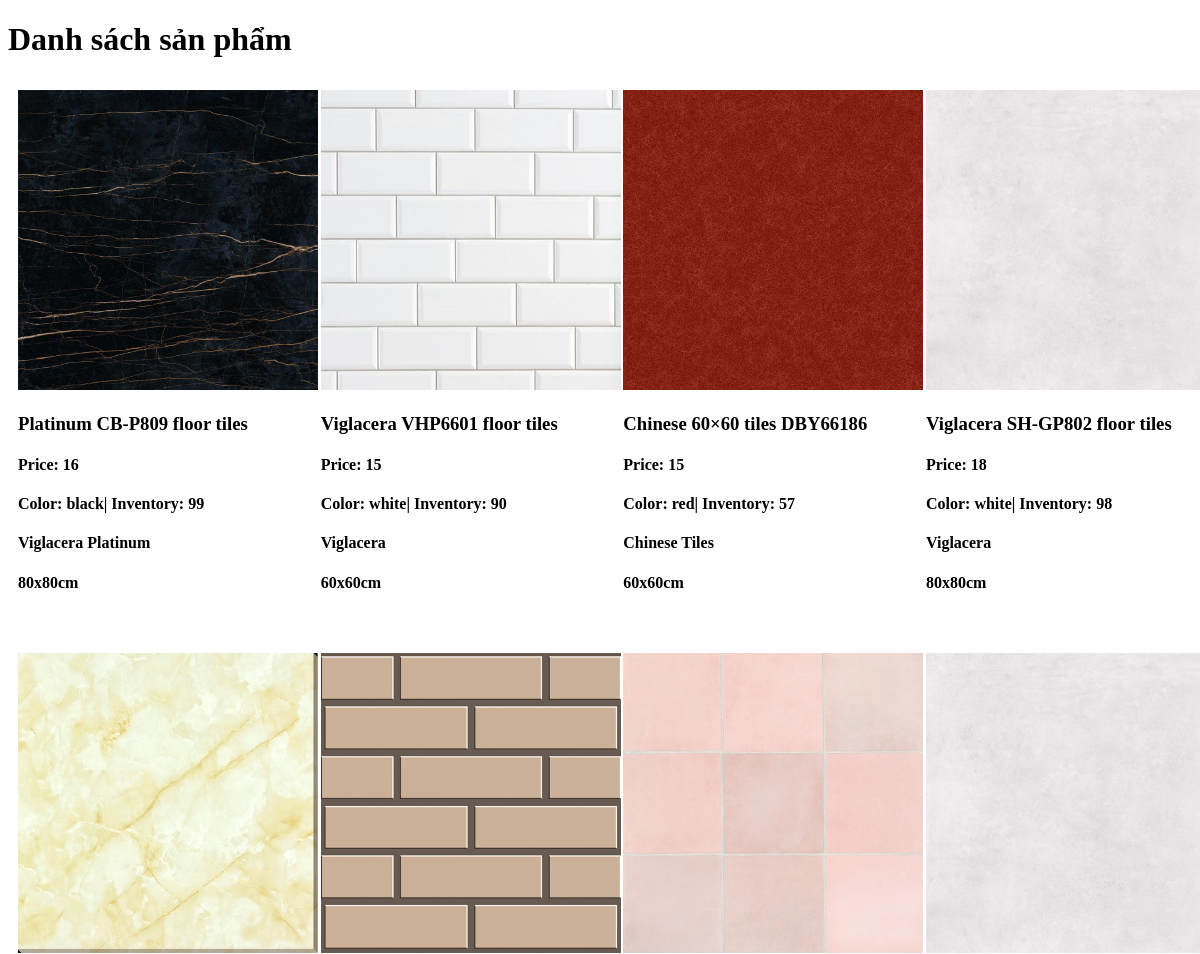
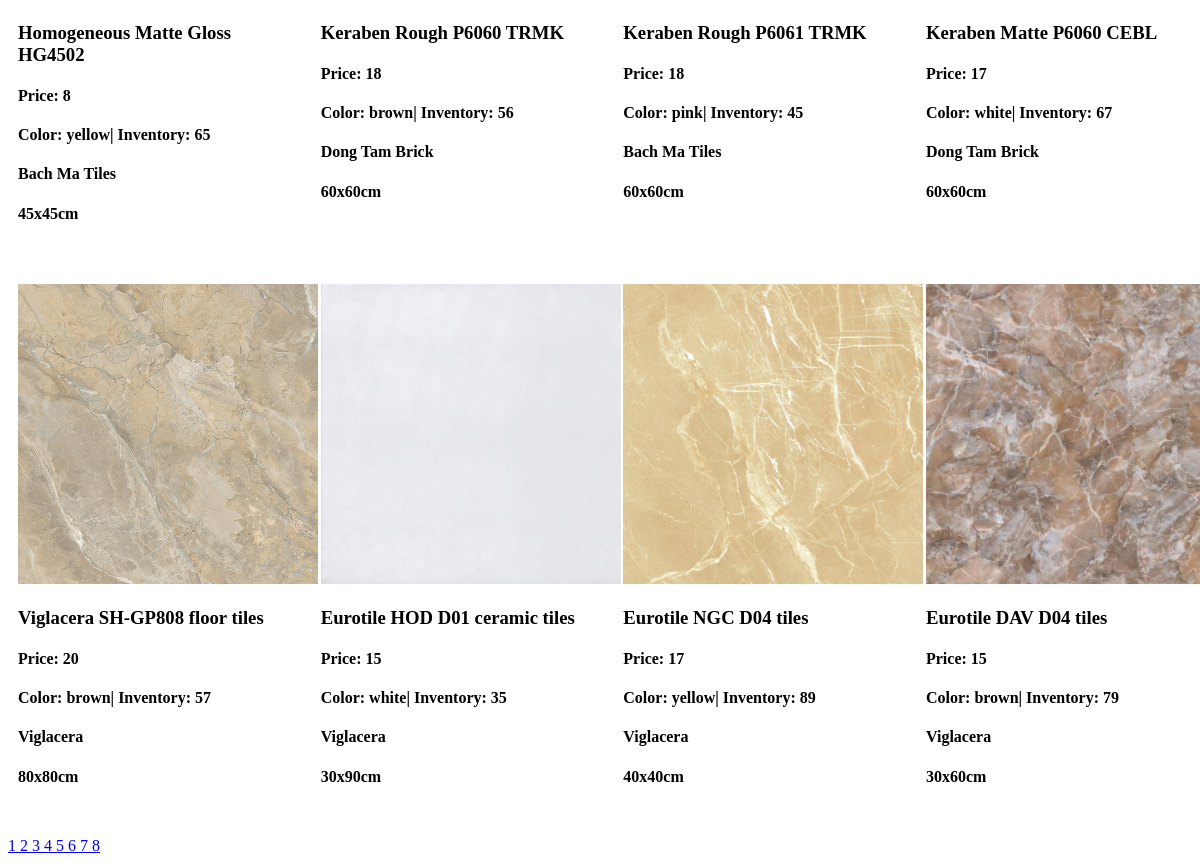
Screenshot of /SRC/view/home.php with the database file from the repository (2 pictures, top to bottom).
### tables this page shows
CREATE TABLE `products` (
  `product_id` int NOT NULL AUTO_INCREMENT,
  `image` varchar(100) NOT NULL,
  `product_name` varchar(50) NOT NULL,
  `price` decimal(10,0) NOT NULL,
  `color` varchar(30) NOT NULL,
  `inventory` decimal(10,0) NOT NULL,
  `category_id` int NOT NULL,
  `brand` varchar(30) NOT NULL,
  `size` varchar(20) NOT NULL,
  `description` text NOT NULL,
  `created_date` date DEFAULT (curdate()),
  PRIMARY KEY (`product_id`)
);

### SRC/view/home.php (the view, shortened to what this page needs)
<!DOCTYPE html>
<html lang="en">
<head>
</head>
<body>
    <h1>Danh sách sản phẩm</h1>
    <?php
    include("../Model/database.php");
    $item_per_page = 12 ;
    $select_product = "select count(*) as total from products ;" ;
    $result_total = $connect->query($select_product) ;
    if($result_total->num_rows > 0 ){
        $row = $result_total->fetch_assoc();
        $total_product = $row['total'] ;
    }
    $total_page = ceil($total_product / $item_per_page) ;
    $current_page = (isset($_GET['page'])) ? $_GET['page'] : 1 ;
    $current_page = max(1,min($current_page,$total_page));
    $start = ($current_page - 1 ) * $item_per_page + 1 ;
    $get_product = "select * from products limit $start,$item_per_page ;" ;
    $result_product = $connect->query($get_product);
    if($result_product->num_rows > 0) {
        ?>
        <div class="container">
        <?php
        $count = 0;
        while($row = $result_product->fetch_assoc()){
            ?>
            <div>
                <img src="<?php echo $row['image']; ?>" alt="" width="300" height="300">
                <h3><?php echo $row['product_name']; ?></h3>
                <h4>Price: <?php echo $row['price']; ?></h4>
                <h4>Color: <?php echo $row['color']; ?>| Inventory: <?php echo $row['inventory']; ?></h4>
                <h4><?php echo $row['brand']; ?></h4>
                <h4><?php echo $row['size']; ?>cm</h4>
            </div>
            <?php
            $count++;
            if($count % 4 == 0) {
                echo '</div><div class="container">';
            }
        }
        ?>
        </div>
        <?php
    }
    ?>
    <?php
     for($i = 1 ; $i <= $total_page ; $i++){
        echo "<a href='home.php?page=$i'> $i          </a>";
    }
    ?>
</body>
</html>

### SRC/view/home.php (style rules this page uses)
.container { display: flex; flex-wrap: wrap; justify-content: space-between; }
.container > div { width: calc(25% - 20px); box-sizing: border-box; padding: 10px; margin-bottom: 20px; }

### rows the page displays
products: image (picture), product_name "Platinum CB-P809 floor tiles", price "16", color "black", inventory "99", brand "Viglacera Platinum", size "80x80"
products: image (picture), product_name "Viglacera VHP6601 floor tiles", price "15", color "white", inventory "90", brand "Viglacera", size "60x60"
products: image (picture), product_name "Chinese 60×60 tiles DBY66186", price "15", color "red", inventory "57", brand "Chinese Tiles", size "60x60"
products: image (picture), product_name "Viglacera SH-GP802 floor tiles", price "18", color "white", inventory "98", brand "Viglacera", size "80x80"
products: image (picture), product_name "Homogeneous Matte Gloss HG4502", price "8", color "yellow", inventory "65", brand "Bach Ma Tiles", size "45x45"
products: image (picture), product_name "Keraben Rough P6060 TRMK", price "18", color "brown", inventory "56", brand "Dong Tam Brick", size "60x60"
products: image (picture), product_name "Keraben Rough P6061 TRMK", price "18", color "pink", inventory "45", brand "Bach Ma Tiles", size "60x60"
products: image (picture), product_name "Keraben Matte P6060 CEBL", price "17", color "white", inventory "67", brand "Dong Tam Brick", size "60x60"
products: image (picture), product_name "Viglacera SH-GP808 floor tiles", price "20", color "brown", inventory "57", brand "Viglacera", size "80x80"
products: image (picture), product_name "Eurotile HOD D01 ceramic tiles", price "15", color "white", inventory "35", brand "Viglacera", size "30x90"
products: image (picture), product_name "Eurotile NGC D04 tiles", price "17", color "yellow", inventory "89", brand "Viglacera", size "40x40"
products: image (picture), product_name "Eurotile DAV D04 tiles", price "15", color "brown", inventory "79", brand "Viglacera", size "30x60"
